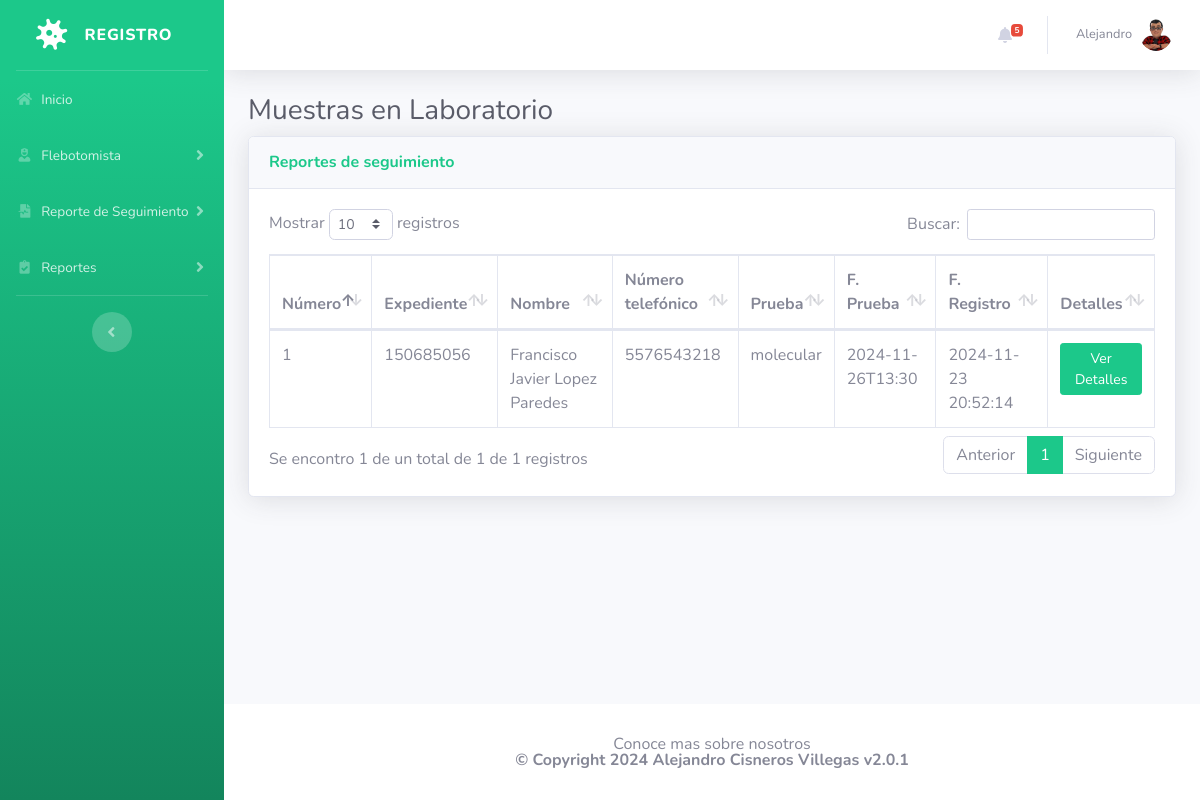
Screenshot of /samplesent-lab-test.php (signed in) with the database file from the repository.
### tables this page shows
CREATE TABLE `project_08_admin` (
  `ID` int(11) NOT NULL,
  `AdminName` varchar(120) DEFAULT NULL,
  `AdminuserName` varchar(20) NOT NULL,
  `MobileNumber` int(10) NOT NULL,
  `Email` varchar(120) NOT NULL,
  `Password` varchar(120) DEFAULT NULL,
  `AdminRegdate` timestamp NULL DEFAULT current_timestamp()
);

CREATE TABLE `project_08_testrecord` (
  `id` int(11) NOT NULL,
  `OrderNumber` bigint(14) DEFAULT NULL,
  `PatientMobileNumber` bigint(14) DEFAULT NULL,
  `TestType` varchar(100) DEFAULT NULL,
  `TestTimeSlot` varchar(120) DEFAULT NULL,
  `ReportStatus` varchar(100) DEFAULT NULL,
  `FinalReport` varchar(150) DEFAULT NULL,
  `ReportUploadTime` varchar(200) DEFAULT NULL,
  `RegistrationDate` timestamp NULL DEFAULT current_timestamp(),
  `AssignedtoEmpId` varchar(150) DEFAULT NULL,
  `AssigntoName` varchar(180) DEFAULT NULL,
  `AssignedTime` varchar(100) DEFAULT NULL
);

CREATE TABLE `project_08_patients` (
  `id` int(11) NOT NULL,
  `FullName` varchar(120) DEFAULT NULL,
  `MobileNumber` bigint(12) DEFAULT NULL,
  `DateOfBirth` date DEFAULT NULL,
  `GovtIssuedId` varchar(150) DEFAULT NULL,
  `GovtIssuedIdNo` varchar(150) DEFAULT NULL,
  `FullAddress` varchar(255) DEFAULT NULL,
  `State` varchar(200) DEFAULT NULL,
  `RegistrationDate` timestamp NOT NULL DEFAULT current_timestamp()
);

### samplesent-lab-test.php (the view, shortened to what this page needs)
<?php session_start();
    include_once('includes/config.php');
    if (strlen($_SESSION['aid']==0)) {
    header('location:logout.php');
    } else{
?>
<!DOCTYPE html>
<html lang="es">
    <head>
        <link href="vendor/fontawesome-free/css/all.min.css" rel="stylesheet" type="text/css">
        <link href="css/sb-admin-2.min.css" rel="stylesheet">
        <link href="vendor/datatables/dataTables.bootstrap4.min.css" rel="stylesheet">
    </head>
    <body id="page-top">
        <div id="wrapper">
            <?php include_once('includes/sidebar.php');?>
            <div id="content-wrapper" class="d-flex flex-column">
                <div id="content">
                   <?php include_once('includes/topbar.php');?>
                    <div class="container-fluid">
                        <h1 class="h3 mb-2 text-gray-800">Muestras en Laboratorio</h1>
                        <div class="card shadow mb-4">
                            <div class="card-header py-3">
                                <h6 class="m-0 font-weight-bold text-success">Reportes de seguimiento</h6>
                            </div>
                            <div class="card-body">
                                <div class="table-responsive">
                                    <form name="assignto" method="post">
                                        <table class="table table-bordered" id="dataTable" width="100%" cellspacing="0">
                                            <thead>
                                                <tr>
                                                    <th>Número</th>
                                                    <th>Expediente</th>
                                                    <th>Nombre</th>
                                                    <th>Número telefónico</th>
                                                    <th>Prueba</th>
                                                    <th>F. Prueba</th>
                                                    <th>F. Registro</th>
                                                    <th>Detalles</th>
                                                </tr>
                                            </thead>
                                            <tbody>
                                                <?php $query=mysqli_query($con,"select project_08_testrecord.OrderNumber,project_08_patients.FullName,project_08_patients.MobileNumber,project_08_testrecord.TestType,project_08_testrecord.TestTimeSlot,project_08_testrecord.RegistrationDate,project_08_testrecord.id as testid from project_08_testrecord
                                                    join project_08_patients on project_08_patients.MobileNumber=project_08_testrecord.PatientMobileNumber
                                                    where ReportStatus='En laboratorio'");
                                                    $cnt=1;
                                                    while($row=mysqli_fetch_array($query)){
                                                ?>
                                                <tr>
                                                    <td> <?php echo $cnt;?> </td>
                                                    <td> <?php echo $row['OrderNumber'];?> </td>
                                                    <td> <?php echo $row['FullName'];?> </td>
                                                    <td> <?php echo $row['MobileNumber'];?> </td>
                                                    <td> <?php echo $row['TestType'];?> </td>
                                                    <td> <?php echo $row['TestTimeSlot'];?> </td>
                                                    <td> <?php echo $row['RegistrationDate'];?> </td>
                                                    <td>
                                                        <a href="test-details.php?tid=<?php echo $row['testid'];?>&&oid=<?php echo $row['OrderNumber'];?>" class="btn btn-success btn-sm">Ver Detalles </a>
                                                    </td>
                                                </tr>
                                                <?php $cnt++;} ?>
                                            </tbody>
                                        </table>
                                    </form>
                                </div>
                            </div>
                        </div>
                    </div>
                </div>
                <?php include_once('includes/footer.php');?>
            </div>
        </div>
    </body>
</html>
<?php } ?>

### includes/topbar.php (shortened to what this page needs)
<nav class="navbar navbar-expand navbar-light bg-white topbar mb-4 static-top shadow">
    <?php if ($_SESSION['aid']): ?>
        <ul class="navbar-nav ml-auto">
            <?php $query = mysqli_query($con, "select * from project_08_testrecord where ReportStatus is null");
            $count = mysqli_num_rows($query);
            ?>
            <li class="nav-item dropdown no-arrow mx-1">
                <a class="nav-link dropdown-toggle" href="#" id="alertsDropdown" role="button"
                    data-toggle="dropdown" aria-haspopup="true" aria-expanded="false">
                    <i class="fas fa-bell fa-fw"></i>
                    <span class="badge badge-danger badge-counter"><?php echo $count; ?></span>
                </a>
            </li>
            <li class="nav-item dropdown no-arrow">
                <a class="nav-link dropdown-toggle" href="#" id="userDropdown" role="button"
                    data-toggle="dropdown" aria-haspopup="true" aria-expanded="false">
                    <?php
                    $adid = $_SESSION['aid'];
                    $ret1 = mysqli_query($con, "select AdminName from project_08_admin where ID='$adid'");
                    while ($row1 = mysqli_fetch_array($ret1)) {
                    ?>
                        <span class="mr-2 d-none d-lg-inline text-gray-600 small"><?php echo $row1['AdminName']; ?></span>
                    <?php } ?>
                    <img class="img-profile rounded-circle"
                        src="img/profile.png">
                </a>
            </li>
        </ul>
    <?php endif; ?>
</nav>

### rows the page displays
project_08_admin: AdminName "Alejandro"
project_08_testrecord: OrderNumber "150685056", project_08_patients.FullName "Francisco Javier Lopez Paredes", project_08_patients.MobileNumber "5576543218", TestType "molecular", TestTimeSlot "2024-11-26T13:30", RegistrationDate "2024-11-23 20:52:14"

### other values shown
$count "5"
